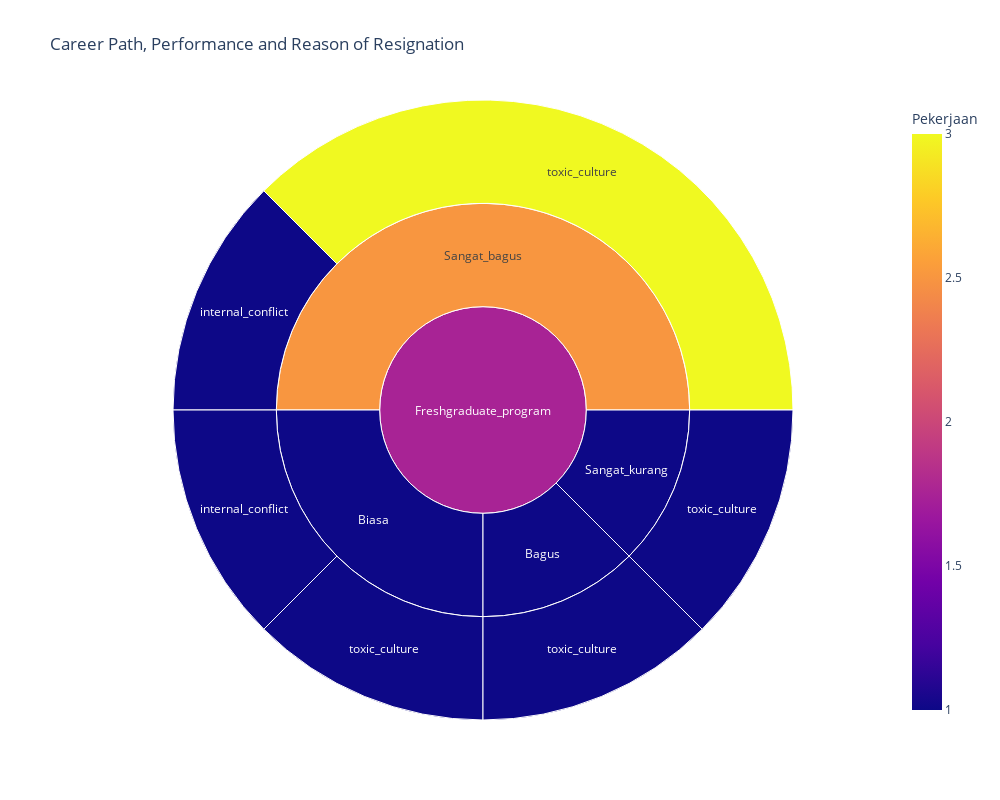

Notebook cell for this chart:
### Code cell
import plotly.express as px

fig = px.sunburst(DA_resigned, path=['JenjangKarir','PerformancePegawai','AlasanResign'], values='Pekerjaan',
                 color='Pekerjaan',  
                 hover_data=['JenjangKarir', 'PerformancePegawai', 'AlasanResign','Pekerjaan'], 
                 title='Career Path, Performance and Reason of Resignation',
                 color_discrete_sequence=px.colors.qualitative.Pastel, 
                  width=1000, height=800)

fig.update_traces(hovertemplate="""<b>Career Path:</b> %{customdata[0]}<br>
                                   <b>Performance:</b> %{customdata[1]}<br>
                                   <b>Resignation Reason:</b> %{customdata[2]}<br>
                                   <b>Job Title:</b> %{customdata[3]}""")


fig.update_traces(sort=True)
fig.update_layout(font=dict(size=12),legend=dict(font=dict(size=10)))
fig.show()

### Figure 1 — Plotly figure (JSON) as saved in the notebook; plotly's stock layout.template omitted (floating-point values rounded to 4 significant figures)
{"data": [{"branchvalues": "total", "customdata": [["Freshgraduate_program", "Biasa", "internal_conflict", 1, 1], ["Freshgraduate_program", "Sangat_bagus", "internal_conflict", 1, 1], ["Freshgraduate_program", "Bagus", "toxic_culture", 1, 1], ["Freshgraduate_program", "Biasa", "toxic_culture", 1, 1], ["Freshgraduate_program", "Sangat_bagus", "toxic_culture", 3, 3], ["Freshgraduate_program", "Sangat_kurang", "toxic_culture", 1, 1], ["Freshgraduate_program", "Bagus", "toxic_culture", 1, 1], ["Freshgraduate_program", "Biasa", "(?)", 1, 1], ["Freshgraduate_program", "Sangat_bagus", "(?)", 2.5, 2.5], ["Freshgraduate_program", "Sangat_kurang", "toxic_culture", 1, 1], ["Freshgraduate_program", "(?)", "(?)", 1.75, 1.75]], "domain": {"x": [0, 1], "y": [0, 1]}, "hovertemplate": "\n<b>Career Path:</b> %{customdata[0]}<br>\n<b>Performance:</b> %{customdata[1]}<br>\n<b>Resignation Reason:</b> %{customdata[2]}<br>\n<b>Job Title:</b> %{customdata[3]}\n", "ids": ["Freshgraduate_program/Biasa/internal_conflict", "Freshgraduate_program/Sangat_bagus/internal_conflict", "Freshgraduate_program/Bagus/toxic_culture", "Freshgraduate_program/Biasa/toxic_culture", "Freshgraduate_program/Sangat_bagus/toxic_culture", "Freshgraduate_program/Sangat_kurang/toxic_culture", "Freshgraduate_program/Bagus", "Freshgraduate_program/Biasa", "Freshgraduate_program/Sangat_bagus", "Freshgraduate_program/Sangat_kurang", "Freshgraduate_program"], "labels": ["internal_conflict", "internal_conflict", "toxic_culture", "toxic_culture", "toxic_culture", "toxic_culture", "Bagus", "Biasa", "Sangat_bagus", "Sangat_kurang", "Freshgraduate_program"], "marker": {"coloraxis": "coloraxis", "colors": [1, 1, 1, 1, 3, 1, 1, 1, 2.5, 1, 1.75]}, "name": "", "parents": ["Freshgraduate_program/Biasa", "Freshgraduate_program/Sangat_bagus", "Freshgraduate_program/Bagus", "Freshgraduate_program/Biasa", "Freshgraduate_program/Sangat_bagus", "Freshgraduate_program/Sangat_kurang", "Freshgraduate_program", "Freshgraduate_program", "Freshgraduate_program", "Freshgraduate_program", ""], "sort": true, "type": "sunburst", "values": [1, 1, 1, 1, 3, 1, 1, 2, 4, 1, 8]}], "layout": {"coloraxis": {"colorbar": {"title": {"text": "Pekerjaan"}}, "colorscale": [[0, "#0d0887"], [0.1111, "#46039f"], [0.2222, "#7201a8"], [0.3333, "#9c179e"], [0.4444, "#bd3786"], [0.5556, "#d8576b"], [0.6667, "#ed7953"], [0.7778, "#fb9f3a"], [0.8889, "#fdca26"], [1, "#f0f921"]]}, "font": {"size": 12}, "height": 800, "legend": {"font": {"size": 10}, "tracegroupgap": 0}, "sunburstcolorway": ["rgb(102, 197, 204)", "rgb(246, 207, 113)", "rgb(248, 156, 116)", "rgb(220, 176, 242)", "rgb(135, 197, 95)", "rgb(158, 185, 243)", "rgb(254, 136, 177)", "rgb(201, 219, 116)", "rgb(139, 224, 164)", "rgb(180, 151, 231)", "rgb(179, 179, 179)"], "title": {"text": "Career Path, Performance and Reason of Resignation"}, "width": 1000}}
